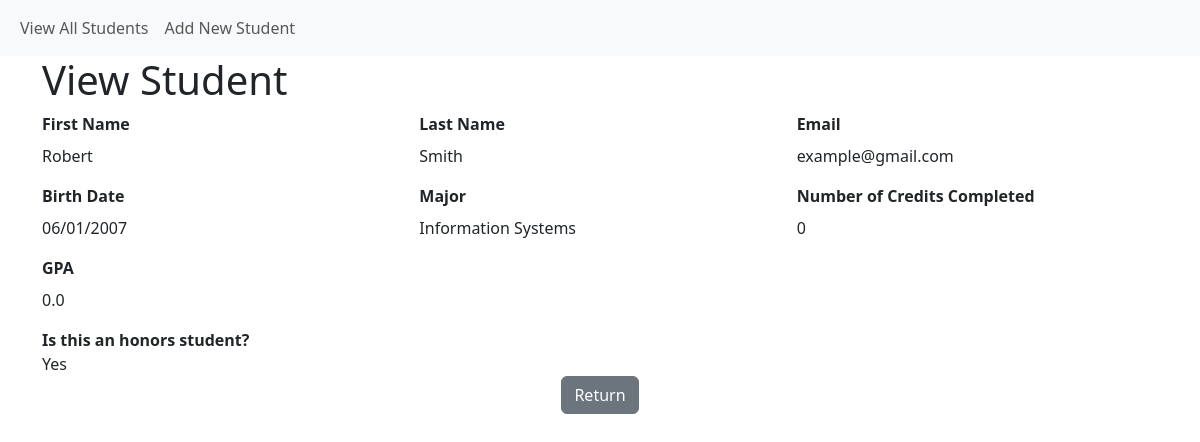
The app's page /student/view/1 with its own data.
### models.py (models this page shows, shortened)
class Student(db.Model):
    __tablename__ = "student"
    student_id = db.Column(db.Integer, primary_key=True)
    first_name = db.Column(db.String(30), nullable=False)
    last_name = db.Column(db.String(50), nullable=False)
    major_id = db.Column(db.Integer, db.ForeignKey('major.major_id'))
    birth_date = db.Column(db.DateTime, nullable=False)
    num_credits_completed = db.Column(db.Integer, nullable=False)
    gpa = db.Column(db.Float, nullable=False)
    student_email = db.Column(db.VARCHAR(100), nullable=False)
    is_honors = db.Column(db.Boolean, nullable=False)

class Major(db.Model):
    __tablename__ = "major"
    major_id = db.Column(db.Integer, primary_key=True)
    major = db.Column(db.String(30), nullable=False)
    students = db.relationship('Student', backref='students')

### app.py (the view)
@app.route('/student/view/<int:student_id>')
def student_view(student_id):
    student = Student.query.filter_by(student_id=student_id).first()
    majors = Major.query.order_by(Major.major) \
        .order_by(Major.major) \
        .all()
    if student:
        return render_template('student_entry.html', student=student, majors=majors, action='read')
    else:
        flash(f'Student attempting to be viewed could not be found!', 'error')
        return redirect(url_for('student_view_all'))

### templates/student_entry.html (shortened to what this page needs)
{% extends "base.html" %}
{% block page_head %}
    {% if action and action == 'create' %}
        Add New Student
    {% elif action and action == 'update'  %}
        Update Student
    {% else %}
        View Student
    {% endif %}
{% endblock %}
{% block page_content %}
<form class="row g-3"
      action="{{ url_for('student_edit', student_id=student['student_id']) if student else url_for('student_create') }}" method="post">
  <div class="col-md-4">
    <label for="first_name" class="form-label"><strong>First Name</strong></label>
    {% if action and action in ['create', 'update'] %}
    <input type="text" class="form-control" id="first_name" name="first_name" value="{{ student['first_name'] if student else '' }}" required>
    {% else %}
        <br>{{ student['first_name'] }}
    {% endif %}
  </div>
  <div class="col-md-4">
    <label for="last_name" class="form-label"><strong>Last Name</strong></label>
    {% if action and action in ['create', 'update'] %}
    <input type="text" class="form-control" id="last_name" name="last_name" value="{{ student['last_name'] if student else '' }}" required>
    {% else %}
        <br>{{ student['last_name'] }}
    {% endif %}
  </div>
<div class="col-md-4">
    <label for="student_email" class="form-label"><strong>Email</strong></label>
    {% if action and action in ['create', 'update'] %}
    <input type="email" class="form-control" id="student_email" name="student_email" maxlength="100" value="{{ student['student_email'] if student else '' }}" required>
    {% else %}
        <br>{{ student['student_email'] }}
    {% endif %}
</div>
  <div class="col-md-4">
    <label for="birth_date" class="form-label"><strong>Birth Date</strong></label>
    {% if action and action in ['create', 'update'] %}
    <input type="date" class="form-control" id="birth_date" name="birth_date" value="{{ student['birth_date'].strftime('%Y-%m-%d') if student else '' }}" required>
    {% else %}
        <br>{{ student['birth_date'].strftime('%m/%d/%Y') }}
    {% endif %}
  </div>
  <div class="col-md-4">
    <label for="major_id" class="form-label"><strong>Major</strong></label>
    {% if action and action in ['create', 'update'] %}
    <select name="major_id" id="major_id" class="form-select form-select-md" aria-label=".form-select-md example">
        <option value="0">---Select A Major---</option>
        {% for each_major in majors %}
        <option value="{{ each_major['major_id'] }}"
                {{ 'selected' if student and each_major['major_id'] == student['major_id'] else ''}}>{{ each_major['major'] }}</option>
        {% endfor %}
    </select>
    {% else %}
        <br>
        {% for each_major in majors %}
            {{ each_major['major'] if student and each_major['major_id'] == student['major_id'] else ''}}
        {% endfor %}
    {% endif %}
  </div>
  {% if action and action in ['read', 'update'] %}
  <div class="col-md-4">
    <label for="num_credits_completed" class="form-label"><strong>Number of Credits Completed</strong></label>
    {% if action and action == 'update' %}
    <input type="number" min="0" max="200" class="form-control" id="num_credits_completed" name="num_credits_completed"
           value="{{ student['num_credits_completed'] if student else '' }}" required>
    {% else %}
        <br> {{ student['num_credits_completed'] }}
    {% endif %}
  </div>
  <div class="col-md-4">
    <label for="gpa" class="form-label"><strong>GPA</strong></label>
    {% if action and action in ['create', 'update'] %}
    <input type="number" step="0.01" min="0.00" max="4.00" class="form-control" id="gpa" name="gpa" value="{{ student['gpa'] if student else '' }}" required>
    {% else %}
        <br>{{ student['gpa'] }}
    {% endif %}
  </div>
  {% endif %}
  <div class="col-12">
      <label class="form-check-label" for="is_honors">
          <strong>Is this an honors student?</strong>
            {% if action and not(action in ['create', 'update']) %}
            <br>{{ 'Yes' if student and student['is_honors'] == True else 'No' }}
            {% endif %}
      </label>
    </div>
  </div>
  <div class="col-12 text-center">
    <a href="{{ url_for('student_view_all') }}" class="btn btn-secondary" role="button">
        {% if action and action in ['create', 'update'] %}
        Cancel
        {% else %}
        Return
        {% endif %}
    </a>
  </div>
{% endblock %}

### records on screen
Student: first_name "Robert", last_name "Smith", student_email "example@gmail.com", birth_date "06/01/2007", num_credits_completed "0", gpa "0.0", is_honors "Yes"
Major: major "Information Systems"
